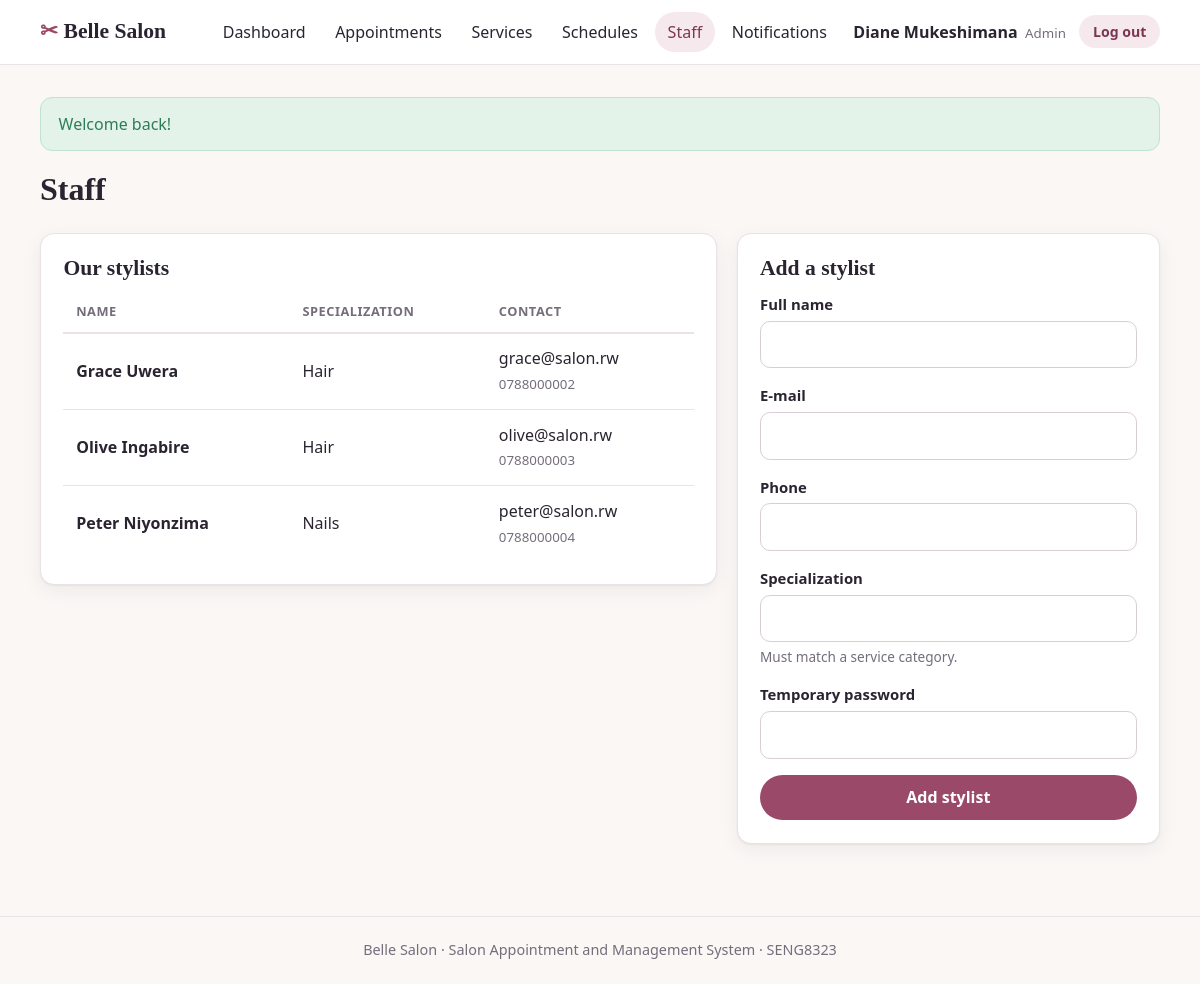
The page /admin/staff.php (signed in) on the database its author committed.
### tables this page shows
CREATE TABLE users (
  user_id       INT AUTO_INCREMENT PRIMARY KEY,
  name          VARCHAR(100) NOT NULL,
  email         VARCHAR(150) NOT NULL UNIQUE,
  phone         VARCHAR(30)  NOT NULL DEFAULT '',
  password_hash VARCHAR(255) NOT NULL,           
  role          VARCHAR(10)  NOT NULL,           
  created_at    DATETIME     NOT NULL
);

CREATE TABLE staff (
  staff_id       INT AUTO_INCREMENT PRIMARY KEY,
  user_id        INT NOT NULL UNIQUE,
  specialization VARCHAR(50) NOT NULL,           
  FOREIGN KEY (user_id) REFERENCES users(user_id) ON DELETE CASCADE
);

### includes/functions.php (called while the page is built, shortened)
<?php
function h($value): string
{
    return htmlspecialchars((string)$value, ENT_QUOTES, 'UTF-8');
}
function url(string $path = ''): string
{
    return BASE_URL . '/' . ltrim($path, '/');
}

### includes/db.php (called while the page is built, shortened)
<?php
function db(): PDO
{
    static $pdo = null;
    if ($pdo !== null) {
        return $pdo;
    }
    $dsn  = getenv('SALON_DSN') ?: 'mysql:host=' . DB_HOST . ';dbname=' . DB_NAME . ';charset=utf8mb4';
    $user = getenv('SALON_DSN') ? null : DB_USER;
    $pass = getenv('SALON_DSN') ? null : DB_PASS;
    try {
        $pdo = new PDO($dsn, $user, $pass, [
            PDO::ATTR_ERRMODE            => PDO::ERRMODE_EXCEPTION,
            PDO::ATTR_DEFAULT_FETCH_MODE => PDO::FETCH_ASSOC,
        ]);
    } catch (PDOException $e) {
        http_response_code(500);
        exit('<!doctype html><meta charset="utf-8"><body style="font-family:sans-serif;max-width:560px;margin:60px auto">'
           . '<h2>Cannot reach the database</h2>'
           . '<ol><li>Open the XAMPP Control Panel and <b>start MySQL</b>.</li>'
           . '<li>Open <code>http://localhost/phpmyadmin</code> and <b>import</b> <code>database/salon.sql</code>.</li>'
           . '<li>Check the settings in <code>includes/config.php</code>.</li></ol></body>');
    }
    return $pdo;
}

### includes/auth.php (called while the page is built, shortened)
<?php
function current_user(bool $reload = false): ?array
{
    static $user = false;
    if ($user === false) {
        $user = null;
        if (!empty($_SESSION['uid'])) {
            $st = db()->prepare('SELECT user_id, name, email, phone, role FROM users WHERE user_id = ?');
            $st->execute([$_SESSION['uid']]);
            $user = $st->fetch() ?: null;
        }
    }
    return $user;
}
function require_login(): array
{
    $user = current_user();
    return $user;
}
function require_role(string $role): array
{
    $user = require_login();
    return $user;
}
function home_for(string $role): string
{
    if ($role === 'admin') return 'admin/dashboard.php';
    return 'client/dashboard.php';
}

### admin/staff.php (the view, shortened to what this page needs)
<?php
$me     = require_role('admin');
$active = 'staff';
$pdo    = db();
$name = $email = $phone = $spec = '';
$list = $pdo->query('SELECT st.staff_id, st.specialization, u.name, u.email, u.phone FROM staff st JOIN users u ON u.user_id = st.user_id ORDER BY u.name')->fetchAll();
require __DIR__ . '/../includes/header.php';
?>
<div class="page-head"><h1>Staff</h1></div>
<div class="grid" style="grid-template-columns: 1.6fr 1fr; align-items:start">
  <div class="card">
    <h2>Our stylists</h2>
    <div class="table-wrap"><table>
      <thead><tr><th>Name</th><th>Specialization</th><th>Contact</th></tr></thead>
      <tbody>
      <?php foreach ($list as $s): ?>
        <tr><td><b><?= h($s['name']) ?></b></td><td><?= h($s['specialization']) ?></td><td><?= h($s['email']) ?><br><small><?= h($s['phone']) ?></small></td></tr>
      <?php endforeach; ?>
      </tbody>
    </table></div>
  </div>
  <div class="card">
    <h2>Add a stylist</h2>
    <form method="post">
      <div class="field"><label for="name">Full name</label><input type="text" id="name" name="name" value="<?= h($name) ?>" required></div>
      <div class="field"><label for="email">E-mail</label><input type="email" id="email" name="email" value="<?= h($email) ?>" required></div>
      <div class="field"><label for="phone">Phone</label><input type="text" id="phone" name="phone" value="<?= h($phone) ?>" required></div>
      <div class="field"><label for="specialization">Specialization</label><input type="text" id="specialization" name="specialization" value="<?= h($spec) ?>" list="cats" required>
        <div class="hint">Must match a service category.</div></div>
      <div class="field"><label for="password">Temporary password</label><input type="password" id="password" name="password" required></div>
      <button class="btn" style="width:100%">Add stylist</button>
    </form>
  </div>
</div>
<?php require __DIR__ . '/../includes/footer.php'; ?>

### includes/header.php (shortened to what this page needs)
<?php
$me     = current_user();
$active = $active ?? '';
$menus = [
    'guest'  => ['home' => ['Home', 'index.php'], 'login' => ['Log in', 'login.php'], 'register' => ['Register', 'register.php']],
    'client' => ['appointments' => ['My appointments', 'client/dashboard.php'], 'book' => ['Book', 'client/book.php']],
    'staff'  => ['schedule' => ['My schedule', 'staff/schedule.php']],
    'admin'  => ['dashboard' => ['Dashboard', 'admin/dashboard.php'], 'appointments' => ['Appointments', 'admin/appointments.php'],
                 'services' => ['Services', 'admin/services.php'], 'schedules' => ['Schedules', 'admin/schedules.php'],
                 'staff' => ['Staff', 'admin/staff.php']],
];
$menu = $menus[$me['role'] ?? 'guest'];
?>
<!doctype html>
<html lang="en">
<head>
  <link rel="stylesheet" href="<?= h(url('assets/css/style.css')) ?>">
</head>
<body>
<header class="topbar">
  <div class="container topbar-inner">
    <a class="brand" href="<?= h(url($me ? home_for($me['role']) : 'index.php')) ?>"><span class="brand-mark">✂</span> <?= h(SALON_NAME) ?></a>
    <nav class="nav">
      <?php foreach ($menu as $key => [$label, $link]): ?>
        <a href="<?= h(url($link)) ?>" class="<?= $active === $key ? 'active' : '' ?>"><?= h($label) ?></a>
      <?php endforeach; ?>
      <?php if ($me): $n = unread_count((int)$me['user_id']); ?>
        <a href="<?= h(url('notifications.php')) ?>" class="<?= $active === 'notifications' ? 'active' : '' ?>">Notifications<?php if ($n): ?> <span class="pill"><?= $n ?></span><?php endif; ?></a>
        <span class="nav-user"><?= h($me['name']) ?> <small><?= h($me['role']) ?></small></span>
        <a class="btn btn-small btn-light" href="<?= h(url('logout.php')) ?>">Log out</a>
      <?php endif; ?>
    </nav>
  </div>
</header>
<main class="container page">
<?php foreach ($_SESSION['flash'] ?? [] as $f): ?>
  <div class="alert alert-<?= h($f['type']) ?>"><?= h($f['msg']) ?></div>
<?php endforeach; unset($_SESSION['flash']); ?>

### assets/css/style.css (style rules this page uses)
:root { --bg: #faf7f5; --card: #ffffff; --ink: #2a2430; --muted: #756d7c; --line: #e9e2e6; --accent: #9a4a68; --accent-d: #7b3752; --accent-l: #f6e9ee; --gold: #c39a5b; --green: #2f7d57; --green-l: #e3f3ea; --red: #b33a3a; --red-l: #fbe7e7; --amber: #9a6a12; --amber-l: #fbf0d9; --blue: #2b5f93; --blue-l: #e4eef9; --radius: 14px; --shadow: 0 1px 2px rgba(42,36,48,.06), 0 6px 20px rgba(42,36,48,.06); }
* { box-sizing: border-box; }
body { margin: 0; background: var(--bg); color: var(--ink); line-height: 1.55; font-family: "Segoe UI", system-ui, -apple-system, Roboto, Helvetica, Arial, sans-serif; }
h1, h2, h3 { font-family: Georgia, "Times New Roman", serif; line-height: 1.2; margin: 0 0 .5em; }
h1 { font-size: 2rem; }
h2 { font-size: 1.35rem; }
a { color: var(--accent); }
small, .muted { color: var(--muted); }
.container { width: min(1120px, 100% - 2rem); margin-inline: auto; }
.topbar { background: var(--card); border-bottom: 1px solid var(--line); position: sticky; top: 0; z-index: 10; }
.topbar-inner { display: flex; align-items: center; justify-content: space-between; gap: 1rem; min-height: 64px; }
.brand { font-family: Georgia, serif; font-size: 1.35rem; font-weight: 700; color: var(--ink); text-decoration: none; }
.brand-mark { color: var(--accent); }
.nav { display: flex; align-items: center; gap: .25rem; flex-wrap: wrap; }
.nav > a:not(.btn) { color: var(--ink); text-decoration: none; padding: .45rem .8rem; border-radius: 999px; font-weight: 500; }
.nav > a.active { background: var(--accent-l); color: var(--accent-d); }
.nav-user { padding: 0 .6rem; font-weight: 600; }
.nav-user small { text-transform: capitalize; font-weight: 400; margin-left: .2rem; }
.page { padding: 2rem 0 3rem; min-height: 70vh; }
.page-head { display: flex; align-items: flex-end; justify-content: space-between; gap: 1rem; flex-wrap: wrap; margin-bottom: 1.5rem; }
.page-head h1 { margin: 0; }
.card { background: var(--card); border: 1px solid var(--line); border-radius: var(--radius); box-shadow: var(--shadow); padding: 1.4rem; margin-bottom: 1.5rem; }
.card > h2:first-child, .card > h3:first-child { margin-top: 0; }
.grid { display: grid; gap: 1.2rem; }
.btn { display: inline-block; border: 0; cursor: pointer; font: inherit; font-weight: 600; text-decoration: none; background: var(--accent); color: #fff; padding: .65rem 1.2rem; border-radius: 999px; transition: background .15s, transform .05s; }
.btn-light { background: var(--accent-l); color: var(--accent-d); }
.btn-small { padding: .35rem .85rem; font-size: .88rem; }
label { display: block; font-weight: 600; margin-bottom: .3rem; font-size: .93rem; }
input[type=text], input[type=email], input[type=password], input[type=number], input[type=date], input[type=time], select, textarea { width: 100%; font: inherit; padding: .65rem .8rem; border: 1px solid #d8cfd6; border-radius: 10px; background: #fff; color: var(--ink); }
.field { margin-bottom: 1rem; }
.hint { color: var(--muted); font-size: .85rem; margin-top: .25rem; }
.table-wrap { overflow-x: auto; }
table { width: 100%; border-collapse: collapse; }
.table-wrap table { min-width: 620px; }
.table-wrap td:first-child { white-space: nowrap; }
th { text-align: left; font-size: .8rem; text-transform: uppercase; letter-spacing: .04em; color: var(--muted); padding: .6rem .8rem; border-bottom: 2px solid var(--line); white-space: nowrap; }
td { padding: .8rem; border-bottom: 1px solid var(--line); vertical-align: middle; }
tr:last-child td { border-bottom: 0; }
.alert { padding: .85rem 1.1rem; border-radius: 12px; margin-bottom: 1.2rem; border: 1px solid transparent; }
.alert-success { background: var(--green-l); color: var(--green); border-color: #bfe3cf; }

### rows shown on the page
users: name "Diane Mukeshimana", role "Admin"
staff: user.name "Grace Uwera", specialization "Hair", user.email "grace@salon.rw", user.phone "0788000002"
staff: user.name "Olive Ingabire", specialization "Hair", user.email "olive@salon.rw", user.phone "0788000003"
staff: user.name "Peter Niyonzima", specialization "Nails", user.email "peter@salon.rw", user.phone "0788000004"

### other values the page prints
SALON_NAME "Belle Salon"
$label "Dashboard"
$label "Appointments"
$label "Services"
$label "Schedules"
$label "Staff"
$f['msg'] "Welcome back!"
